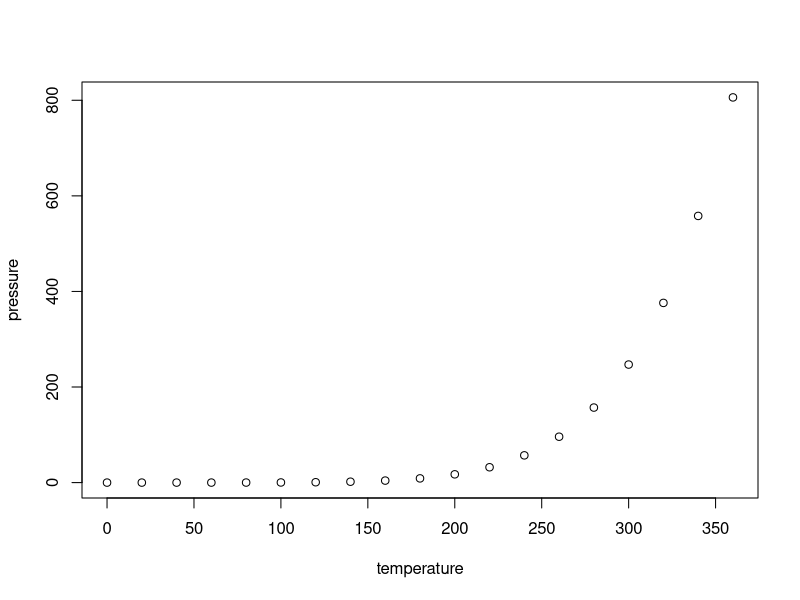
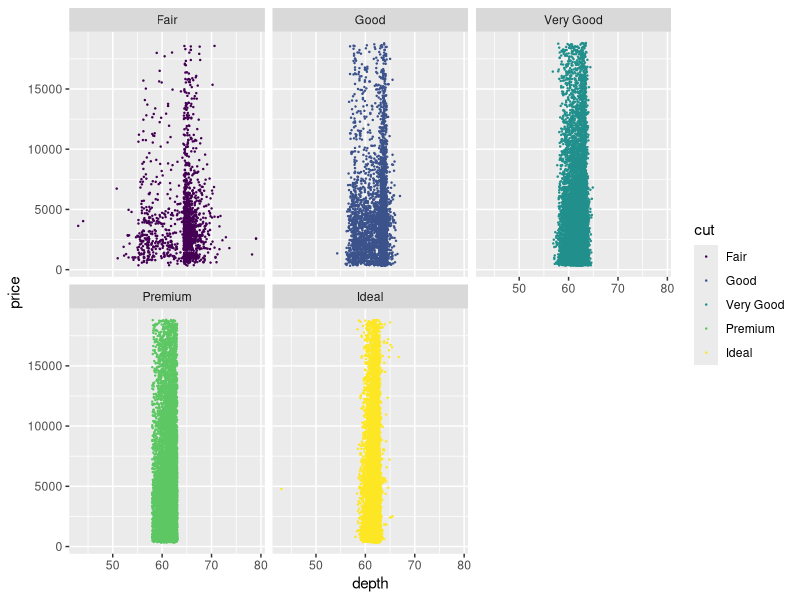
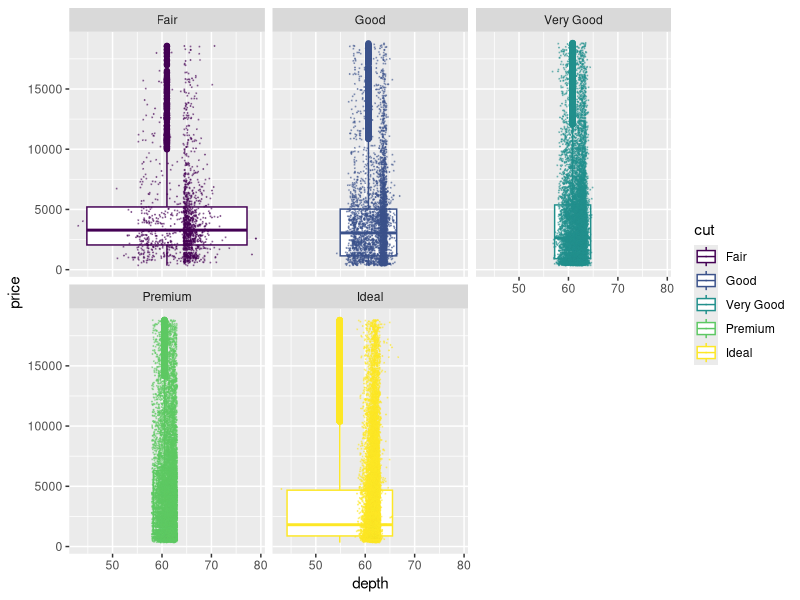
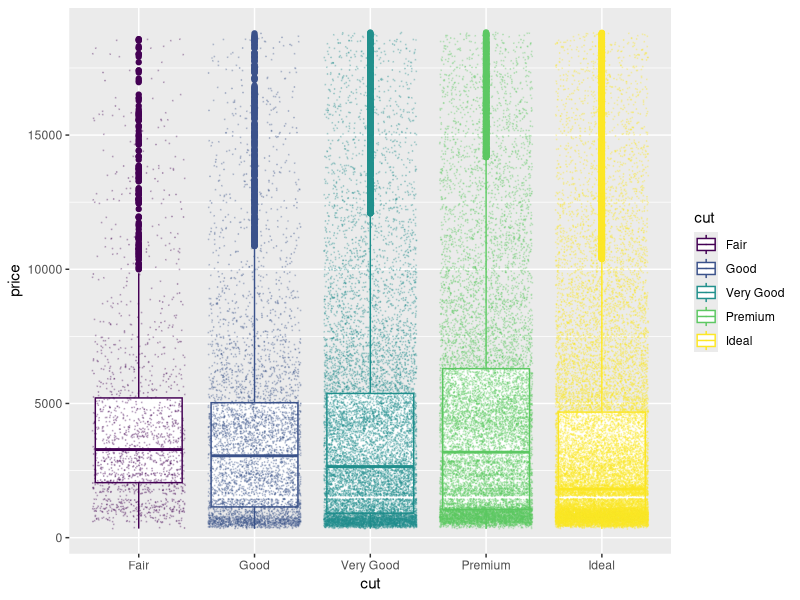

Write R code to recreate these figures, in order. (Note: this script raises an error after producing the figures.)
## ---- chunk 1
1 + 1
## ---- chunk 2
#| echo: false
2 * 2
## ---- chunk 3
x = c(1:100)
xi = sum(x)/length(x)
xi
## ---- chunk 4
x1 = c(1:10, NaN, 10:-20, NaN, 27)
x1i = sum(x1, na.rm = TRUE)/length(x1)
x1i

## ---- chunk 5
x1 = c(1:10, NaN, 10:-20, NaN, 27)
x1i = sum(x1)/length(x1)
x1i
## ---- chunk 6
library(tidyverse)

plot(pressure)

## ---- chunk 7
library(tidyverse); library(ggplot2); 
#data("diamonds")

df = diamonds %>% ggplot(aes(x=depth, y=price, color = cut)) + geom_point(size=0.2) + facet_wrap(cut ~.)
df
## ---- chunk 8
library(tidyverse); library(ggplot2); 
#data("diamonds")

df = diamonds %>% ggplot(aes(x=depth, y=price, color = cut)) + geom_boxplot() + geom_jitter(size=0.1, alpha = 0.4) + facet_wrap(cut ~.)
df
## ---- chunk 9
library(tidyverse); library(ggplot2); 
#data("diamonds")

df = diamonds %>% ggplot(aes(x=cut, y=price, color = cut)) + geom_boxplot() + geom_jitter(size=0.1, alpha = 0.2) 
df
## ---- chunk 10
library(tidyverse); library(ggplot2); 
#data("diamonds")

df = diamonds %>% ggplot(aes(x=cut, y=price, color = cut)) + geom_boxplot() + geom_jitter(size=0.1, alpha = 0.2) + 
df
